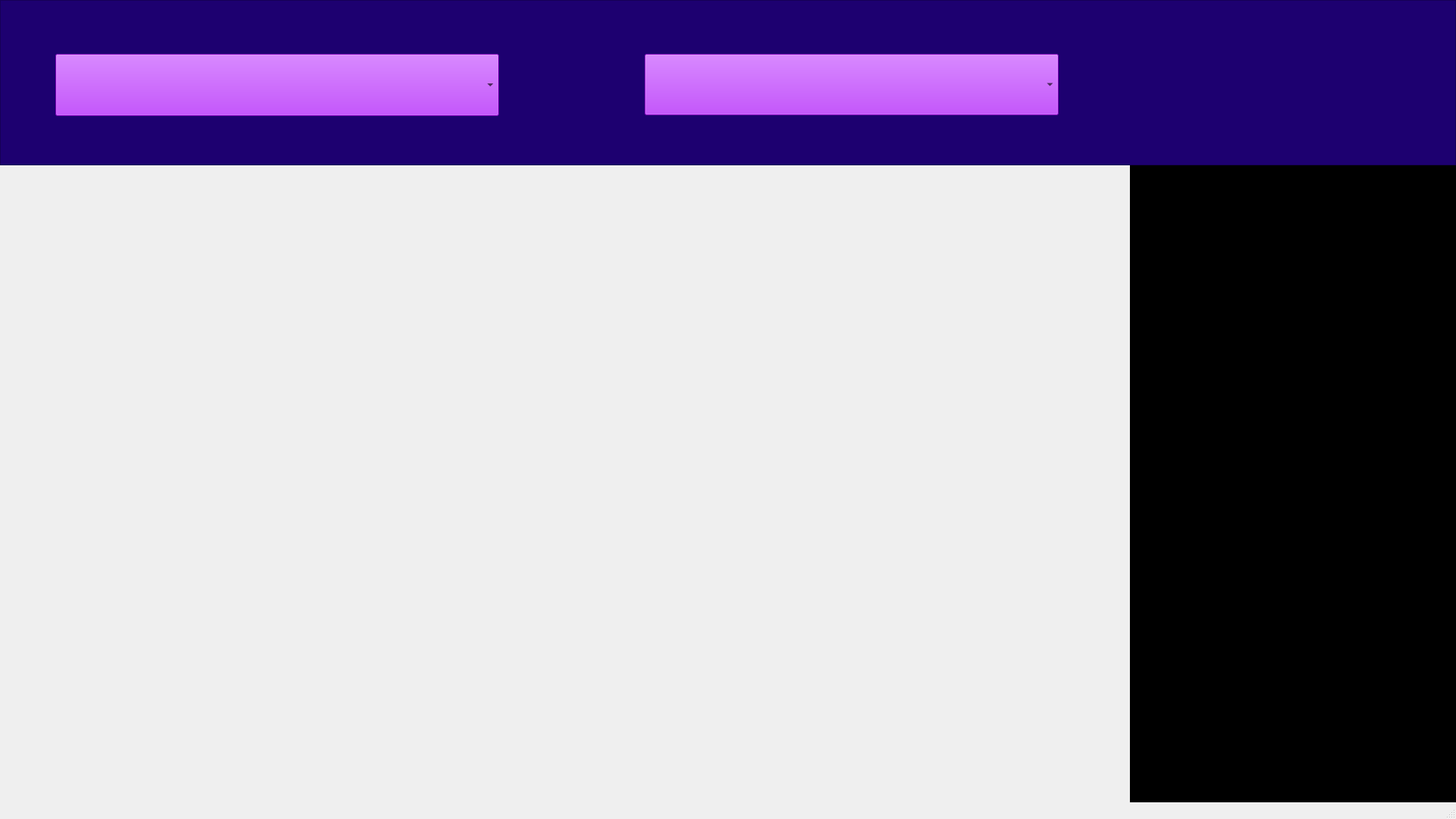
<?xml version="1.0" encoding="UTF-8"?>
<ui version="4.0">
 <class>MainWindow</class>
 <widget class="QMainWindow" name="MainWindow">
  <property name="geometry">
   <rect>
    <x>0</x>
    <y>0</y>
    <width>1920</width>
    <height>1080</height>
   </rect>
  </property>
  <property name="minimumSize">
   <size>
    <width>1920</width>
    <height>1080</height>
   </size>
  </property>
  <property name="maximumSize">
   <size>
    <width>1920</width>
    <height>1080</height>
   </size>
  </property>
  <property name="windowTitle">
   <string>MainWindow</string>
  </property>
  <property name="tabShape">
   <enum>QTabWidget::Rounded</enum>
  </property>
  <widget class="QWidget" name="centralwidget">
   <widget class="QFrame" name="Menu">
    <property name="geometry">
     <rect>
      <x>0</x>
      <y>0</y>
      <width>1920</width>
      <height>218</height>
     </rect>
    </property>
    <property name="styleSheet">
     <string notr="true">background-color:  rgb(29, 0, 112)</string>
    </property>
    <property name="frameShape">
     <enum>QFrame::StyledPanel</enum>
    </property>
    <property name="frameShadow">
     <enum>QFrame::Raised</enum>
    </property>
    <widget class="QComboBox" name="algoTypeBox">
     <property name="geometry">
      <rect>
       <x>73</x>
       <y>71</y>
       <width>585</width>
       <height>82</height>
      </rect>
     </property>
     <property name="cursor">
      <cursorShape>PointingHandCursor</cursorShape>
     </property>
     <property name="styleSheet">
      <string notr="true">background-color: rgb(173, 0, 255);</string>
     </property>
    </widget>
    <widget class="QComboBox" name="AlgoBox">
     <property name="geometry">
      <rect>
       <x>850</x>
       <y>71</y>
       <width>546</width>
       <height>81</height>
      </rect>
     </property>
     <property name="cursor">
      <cursorShape>PointingHandCursor</cursorShape>
     </property>
     <property name="styleSheet">
      <string notr="true">background-color: rgb(173, 0, 255);</string>
     </property>
    </widget>
    <widget class="QLabel" name="play">
     <property name="geometry">
      <rect>
       <x>1548</x>
       <y>71</y>
       <width>100</width>
       <height>88</height>
      </rect>
     </property>
     <property name="cursor">
      <cursorShape>PointingHandCursor</cursorShape>
     </property>
     <property name="text">
      <string/>
     </property>
     <property name="pixmap">
      <pixmap>../Assets/play.png</pixmap>
     </property>
     <property name="scaledContents">
      <bool>true</bool>
     </property>
    </widget>
    <widget class="QLabel" name="showCode">
     <property name="geometry">
      <rect>
       <x>1800</x>
       <y>71</y>
       <width>94</width>
       <height>88</height>
      </rect>
     </property>
     <property name="cursor">
      <cursorShape>PointingHandCursor</cursorShape>
     </property>
     <property name="text">
      <string/>
     </property>
     <property name="pixmap">
      <pixmap>../Assets/showCode.png</pixmap>
     </property>
     <property name="scaledContents">
      <bool>true</bool>
     </property>
    </widget>
   </widget>
   <widget class="QFrame" name="code">
    <property name="geometry">
     <rect>
      <x>1490</x>
      <y>218</y>
      <width>430</width>
      <height>862</height>
     </rect>
    </property>
    <property name="styleSheet">
     <string notr="true">background-color: rgb(0, 0, 0);</string>
    </property>
    <property name="frameShape">
     <enum>QFrame::StyledPanel</enum>
    </property>
    <property name="frameShadow">
     <enum>QFrame::Raised</enum>
    </property>
   </widget>
  </widget>
  <widget class="QMenuBar" name="menubar">
   <property name="geometry">
    <rect>
     <x>0</x>
     <y>0</y>
     <width>1920</width>
     <height>21</height>
    </rect>
   </property>
  </widget>
  <widget class="QStatusBar" name="statusbar"/>
 </widget>
 <resources/>
 <connections/>
</ui>
